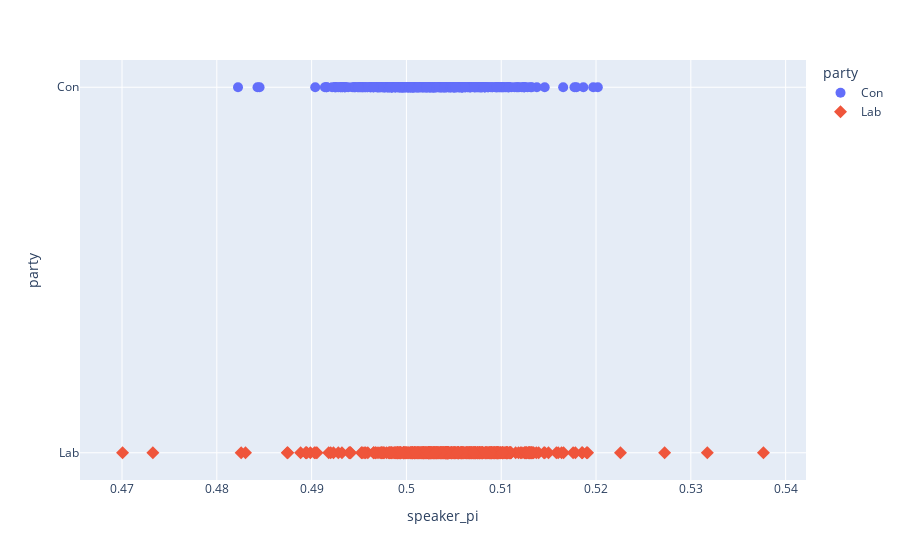

The notebook cell this image was saved under:
### Code cell
import plotly.express as px
fig = px.scatter(pi_speaker, y="party", x="speaker_pi", color="party", symbol="party")
fig.update_traces(marker_size=10)
fig.show()

### Figure 1 — Plotly figure (JSON) as saved in the notebook; plotly's stock layout.template omitted (floating-point values rounded to 4 significant figures; data arrays with more than 128 entries replaced by an {"elided": "..."} marker saying what was removed)
{"data": [{"hovertemplate": "party=%{y}<br>speaker_pi=%{x}<extra></extra>", "legendgroup": "Con", "marker": {"color": "#636efa", "size": 10, "symbol": "circle"}, "mode": "markers", "name": "Con", "orientation": "h", "showlegend": true, "type": "scatter", "x": {"elided": "430 float values"}, "xaxis": "x", "y": {"elided": "430 str values"}, "yaxis": "y"}, {"hovertemplate": "party=%{y}<br>speaker_pi=%{x}<extra></extra>", "legendgroup": "Lab", "marker": {"color": "#EF553B", "size": 10, "symbol": "diamond"}, "mode": "markers", "name": "Lab", "orientation": "h", "showlegend": true, "type": "scatter", "x": {"elided": "439 float values"}, "xaxis": "x", "y": {"elided": "439 str values"}, "yaxis": "y"}], "layout": {"legend": {"title": {"text": "party"}, "tracegroupgap": 0}, "margin": {"t": 60}, "xaxis": {"anchor": "y", "domain": [0, 1], "title": {"text": "speaker_pi"}}, "yaxis": {"anchor": "x", "categoryarray": ["Lab", "Con"], "categoryorder": "array", "domain": [0, 1], "title": {"text": "party"}}}}
